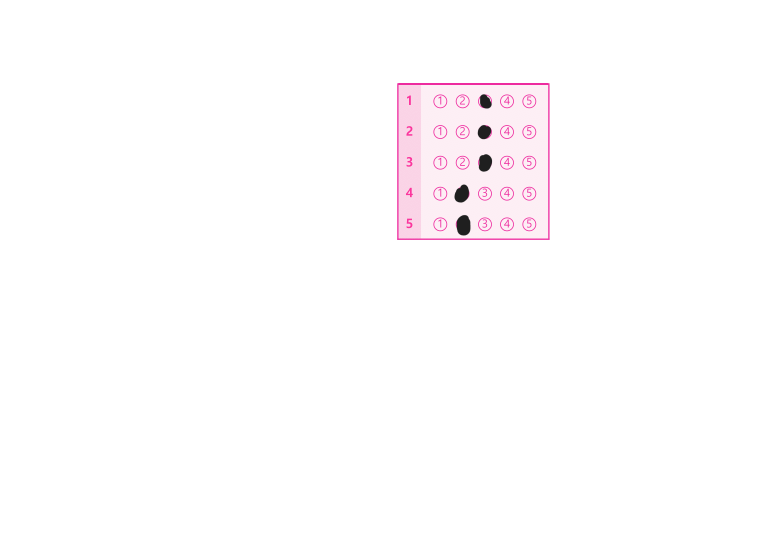
#> input picture imageProcessing/test/images/mini2.png, 2339 x 1654 px (shown at 1/3 size)
$ python -i omr_cutter_vertical.py   (imports and definitions only)
#> lines starting #> are read from the running program, lines starting #| are printed output that depends on the picture; after the words box and inside, x2 and y2 are one past the last pixel; in counts of white or black regions, pixels touching at a corner belong together
#> further down, picture is the input picture: shape (1654, 2339, 3); mean B, G, R 253.5, 252.6, 254.3
import cv2
import numpy as np

def cutter1(img):

    # 사진 가공
    h, w, _ = img.shape
#> h = 1654; w = 2339
    img = cv2.resize(img, (w//2, h//2))
    gray = cv2.cvtColor(img, cv2.COLOR_BGR2GRAY)
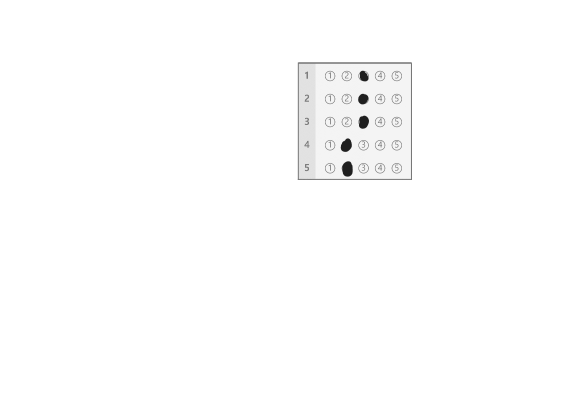
#> gray: shape (827, 1169) (shown at 1/2 size); min 31, max 255, mean 253.2

    thresh = cv2.adaptiveThreshold(gray, 255, cv2.ADAPTIVE_THRESH_MEAN_C, cv2.THRESH_BINARY_INV, 11, 5)
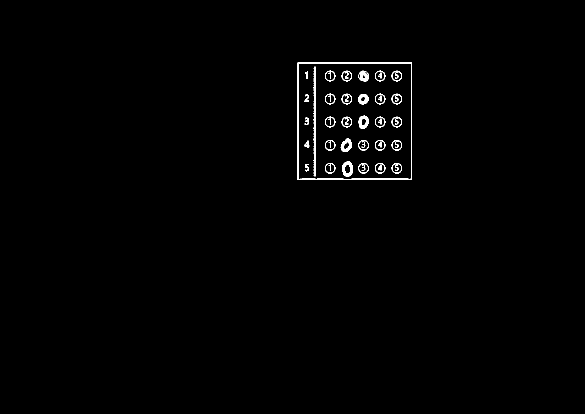
#> thresh: shape (827, 1169) (shown at 1/2 size); 0.84% white; 93 white regions (42 under 20 px), largest, box (x1, y1, x2, y2) and area: (595, 124, 824, 360) 2717, (626, 133, 631, 353) 498, (684, 323, 705, 353) 381
    contours, hierarchy = cv2.findContours(thresh, cv2.RETR_EXTERNAL, cv2.CHAIN_APPROX_SIMPLE)
#> contours = 1 item
    contours_xy = np.array(contours)

    # cv2.imshow('img', thresh)
    # cv2.waitKey(0)

    # x의 min과 max 찾기
    x_min, x_max = 0,0
    value = list()
    for i in range(len(contours_xy)):
        for j in range(len(contours_xy[i])):
            value.append(contours_xy[i][j][0][0]) # numpy 배열이 4차원 배열 행태라 x 값만 추출하기 위함
            x_min = min(value)
            x_max = max(value)
#> this loop made 1 pass
#> after the loop, value = [597, 596, 595, 595, 823, 823, 822, 821]

    # y의 min과 max 찾기
    y_min, y_max = 0,0
    value = list()
    for i in range(len(contours_xy)):
        for j in range(len(contours_xy[i])):
            value.append(contours_xy[i][j][0][1]) # y 값만 추출하기 위함
            y_min = min(value)
            y_max = max(value)
#> after the loop, value = [124, 125, 125, 359, 359, 125, 125, 124]

    # x 최소, y 최소, 높이, 너비 구해서 자름 여백 없애는곳
    x = x_min
    y = y_min
    w = x_max-x_min
    h = y_max-y_min
    img_trim = thresh[y:y+h, x:x+w]
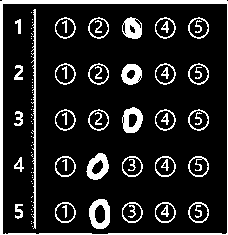
#> img_trim: shape (235, 228); 14.3% white; 93 white regions (42 under 20 px), largest, box (x1, y1, x2, y2) and area: (0, 0, 228, 235) 2254, (31, 9, 36, 229) 498, (89, 199, 110, 229) 381

    # 잘린 이미지 저장
    num_cols = 4  # 행의 갯수
    _,size = img_trim.shape
#> size = 228
    size = size // num_cols
#> size = 57
    result = [255-img_trim[:, i:i+size] for i in range(0, len(img_trim[0]), size)]
#> result = 4 items
    for i in range(num_cols):
        cv2.imwrite(f'./grade-processing/imageProcessing/test/picture/cut_image_{i}.png', result[i])
#> this loop made 4 passes
#> pass 1, in cutter1, `cv2.imwrite(f'./grade-processing/imageProcessing/test/picture/cut_imag..`:
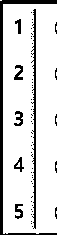
#> saved as cut_image_0.png: shape (235, 57); 85.1% white; 54 black regions (47 under 20 px), largest, box (x1, y1, x2, y2) and area: (0, 0, 57, 235) 1020, (31, 9, 36, 229) 498, (14, 65, 23, 80) 80
#> pass 2, in cutter1, `cv2.imwrite(f'./grade-processing/imageProcessing/test/picture/cut_imag..`:
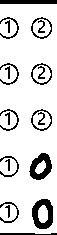
#> saved as cut_image_1.png: shape (235, 57); 84.5% white; 20 black regions, largest, box (x1, y1, x2, y2) and area: (32, 199, 53, 229) 381, (29, 153, 52, 180) 347, (0, 0, 57, 4) 228
    cv2.imwrite("./grade-processing/imageProcessing/test/picture/result.png", 255-img_trim)
    cv2.imshow('image', img_trim)
    cv2.waitKey(0)

    return result

# cutter1(cv2.imread("./grade-process/test/images/mini44.png"))

>>> import cv2
>>> picture = cv2.imread('images/mini2.png')
>>> result = cutter1(picture)
#> result = 4 items

$ run again, on imageProcessing/test/images/mini33.png
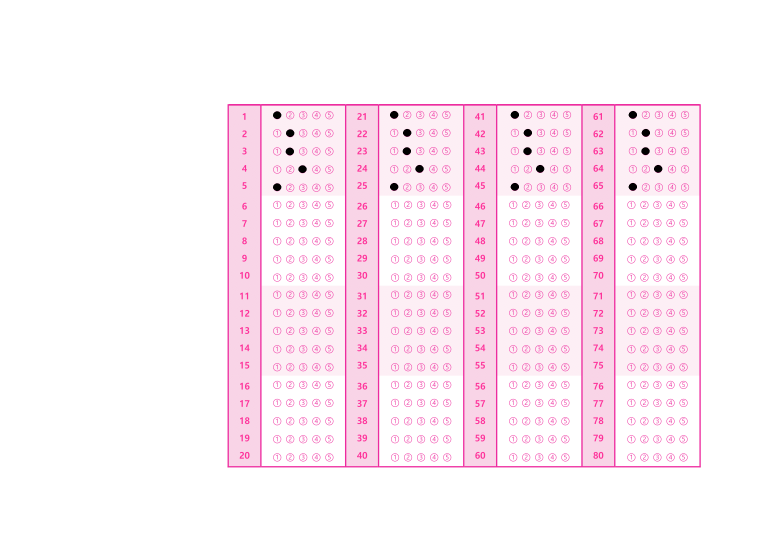
#> input picture imageProcessing/test/images/mini33.png, 2339 x 1654 px (shown at 1/3 size)
#> picture is the input picture: shape (1654, 2339, 3); mean B, G, R 247.5, 241.2, 253.1
#> in cutter1, `thresh = cv2.adaptiveThreshold(gray, 255, cv2.ADAPTIVE_THRESH_MEAN_C, ..`:
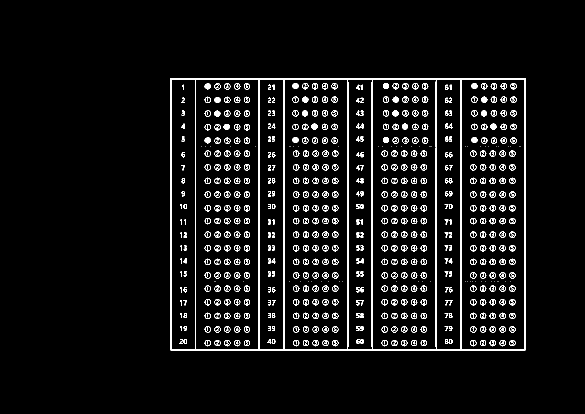
#> thresh: shape (827, 1169) (shown at 1/2 size); 5% white in thin lines or dots, all inside (x1, y1, x2, y2) = (341, 156, 1051, 702)
#> contours = 1 item
#> the loop in cutter1, `for i in range(len(contours_xy)):` made 1 pass
#> after the loop in cutter1, `for i in range(len(contours_xy)):`: value = [341, 341, 342, 343, 1048, 1049, 1050, 1050]
#> after the loop in cutter1, `for i in range(len(contours_xy)):`: value = [156, 700, 701, 700, 700, 701, 700, 156]
#> img_trim: shape (545, 709); 12.3% white; 732 white regions (181 under 20 px), largest, box (x1, y1, x2, y2) and area: (0, 0, 709, 545) 15919, (68, 11, 81, 23) 119, (106, 92, 119, 104) 119
#> in cutter1, `result = [255-img_trim[:, i:i+size] for i in range(0, len(img_trim[0])..`: result = 5 items
#> the loop in cutter1, `for i in range(num_cols):` made 4 passes
#> pass 2, in cutter1, `cv2.imwrite(f'./grade-processing/imageProcessing/test/picture/cut_imag..`:
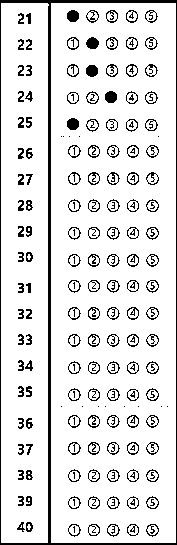
#> saved as cut_image_1.png: shape (545, 177); 88.2% white; black in thin lines or dots

$ run again, on imageProcessing/test/images/mini55.png
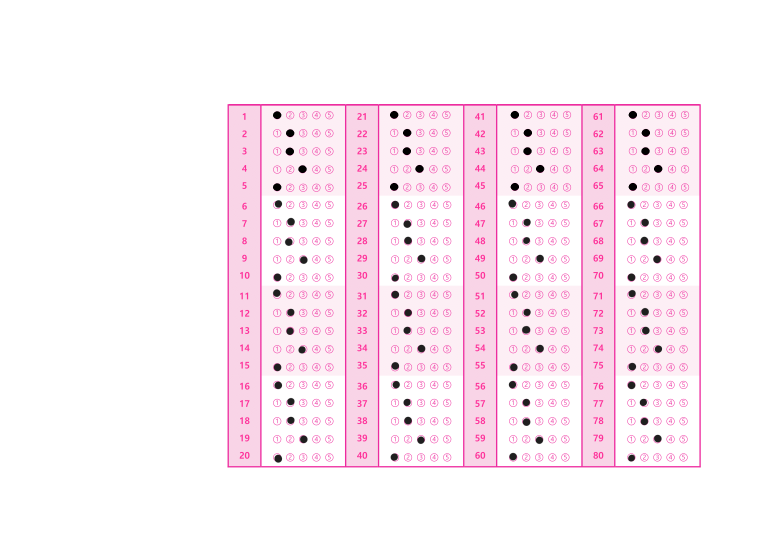
#> input picture imageProcessing/test/images/mini55.png, 2339 x 1654 px (shown at 1/3 size)
#> picture is the input picture: shape (1654, 2339, 3); mean B, G, R 246.3, 240.1, 251.8
#> in cutter1, `thresh = cv2.adaptiveThreshold(gray, 255, cv2.ADAPTIVE_THRESH_MEAN_C, ..`:
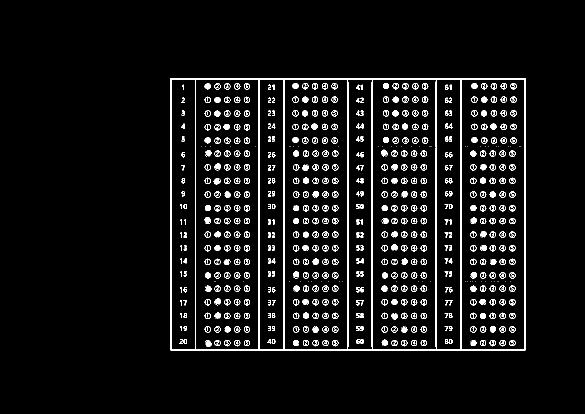
#> thresh: shape (827, 1169) (shown at 1/2 size); 5.3% white; 729 white regions (178 under 20 px), largest, box (x1, y1, x2, y2) and area: (341, 156, 1051, 702) 16466, (429, 327, 442, 341) 122, (410, 680, 423, 694) 122
#> contours = 1 item
#> the loop in cutter1, `for i in range(len(contours_xy)):` made 1 pass
#> after the loop in cutter1, `for i in range(len(contours_xy)):`: value = [341, 341, 342, 343, 1048, 1049, 1050, 1050]
#> after the loop in cutter1, `for i in range(len(contours_xy)):`: value = [156, 700, 701, 700, 700, 701, 700, 156]
#> img_trim: shape (545, 709); 13.2% white; 729 white regions (178 under 20 px), largest, box (x1, y1, x2, y2) and area: (0, 0, 709, 545) 15919, (88, 171, 101, 185) 122, (69, 524, 82, 538) 122
#> in cutter1, `result = [255-img_trim[:, i:i+size] for i in range(0, len(img_trim[0])..`: result = 5 items
#> the loop in cutter1, `for i in range(num_cols):` made 4 passes
#> pass 2, in cutter1, `cv2.imwrite(f'./grade-processing/imageProcessing/test/picture/cut_imag..`:
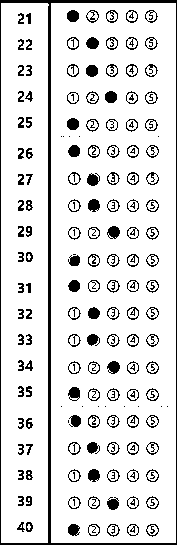
#> saved as cut_image_1.png: shape (545, 177); 87.3% white; 183 black regions (42 under 20 px), largest, box (x1, y1, x2, y2) and area: (0, 0, 177, 545) 3583, (107, 361, 120, 374) 121, (107, 226, 120, 239) 120
